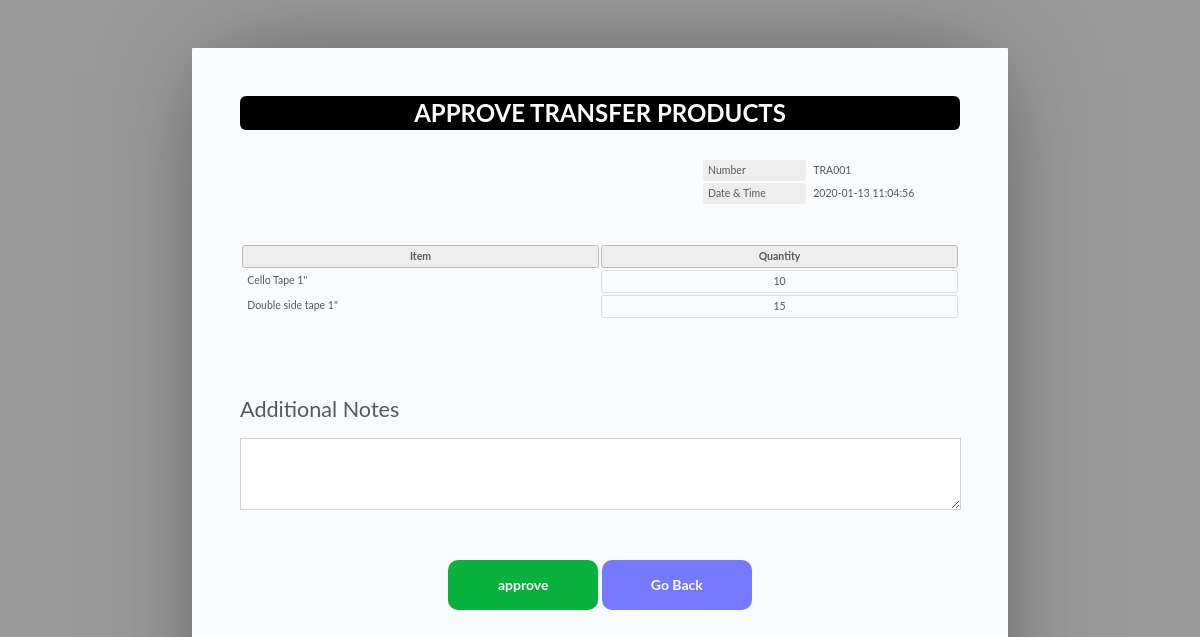
The app's page /stock-added.php?id=1 (signed in), older data.
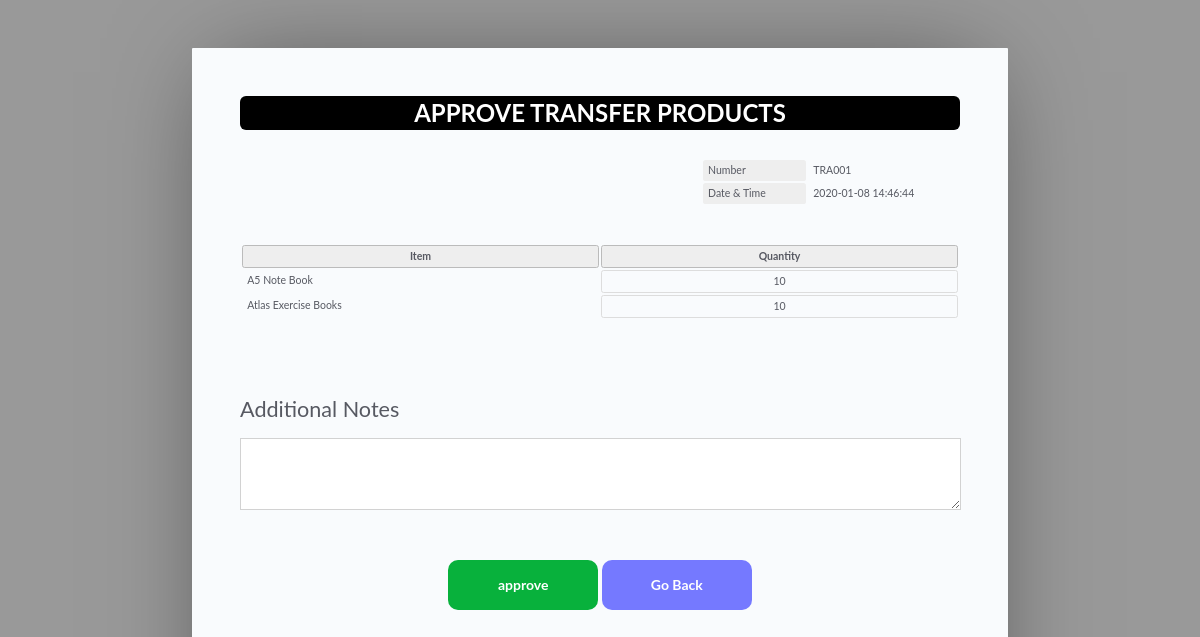
The same page, newer data.
### tables this page shows
CREATE TABLE `main_transfer_tbl` (
  `main_tra_id` int(100) NOT NULL,
  `added_user` int(100) NOT NULL,
  `transfer_date` varchar(255) NOT NULL,
  `trans_loc` int(11) NOT NULL,
  `accept` int(100) NOT NULL,
  `special_note` text NOT NULL
);

CREATE TABLE `stock_transfer_tbl` (
  `transfer_id` int(100) NOT NULL,
  `trans_stock_id` int(100) NOT NULL,
  `transfer_qty` double NOT NULL,
  `main_trans_id` int(100) NOT NULL
);

CREATE TABLE `products_tbl` (
  `pro_id` int(25) NOT NULL,
  `pro_name` varchar(100) NOT NULL,
  `pro_code` varchar(100) NOT NULL,
  `cat_id` int(25) NOT NULL,
  `subcat_id` int(25) NOT NULL,
  `brand_id` int(25) NOT NULL,
  `pro_desc` varchar(100) NOT NULL,
  `pro_cost` double NOT NULL,
  `pro_price` double NOT NULL,
  `pro_all_qty` double NOT NULL,
  `pro_img` varchar(100) NOT NULL,
  `supplier_id` int(100) NOT NULL,
  `added_date` varchar(100) NOT NULL,
  `added_user` int(50) NOT NULL
);

### stock-added.php (the view, shortened to what this page needs)
<?php include 'db/dbConnection.php'; ?>
<?php
$id = $_GET['id'];
$sql = mysqli_query($connection, "SELECT * FROM main_transfer_tbl WHERE main_tra_id = '$id'");
$res = mysqli_fetch_array($sql);
$date = $res['transfer_date'];
$tra_id = $res['main_tra_id'];
?>
<!DOCTYPE html>
<html lang="en">
<html>
<head>
    <link rel="stylesheet" href="style.css">
    <link rel="stylesheet" href="assets/css/atlantis.min.css">
</head>
<body>
    <header style="margin: 0px 0 2em !important;">
        <h1 style="letter-spacing: 0em !important; padding: 0em 0 !important; font-size: 1.5rem !important; margin:0;">APPROVE TRANSFER PRODUCTS</h1>
    </header>
    <article>
        <table class="meta">
            <tr>
                <th style="border-style: none;">Number</th>
                <td style="border-style: none;">TRA00<?php echo $tra_id ?></td>
            </tr>
            <tr>
                <th style="border-style: none;">Date & Time</th>
                <td style="border-style: none;"><?php echo $date ?></td>
            </tr>
        </table>
        <table class="inventory">
            <thead>
                <tr>
                    <th>Item</th>
                    <th>Quantity</th>
                </tr>
            </thead>
            <tbody>
                <?php
                $sql = "SELECT * FROM stock_transfer_tbl,stock_tbl,products_tbl,batch_tbl WHERE stock_transfer_tbl.main_trans_id = '$id' AND stock_tbl.stock_id = stock_transfer_tbl.trans_stock_id AND products_tbl.pro_id = stock_tbl.pro_id AND batch_tbl.batch_id = stock_tbl.batch_id";
                $result = mysqli_query($connection,$sql);
                while($dataRow=mysqli_fetch_assoc($result)){ ?>
                    <tr>
                        <td style="border-style: none;"><?php echo $dataRow['pro_name'] ?></td>
                        <td style="text-align:center;"><span contenteditable id="span<?php echo $dataRow['transfer_id'] ?>"><?php echo $dataRow['transfer_qty'] ?></span></td>
                    </tr>
                <?php
                }
                ?>
            </tbody>
        </table>
    </article>
    <aside>
        <h2>Additional Notes</h2>
        <br>
        <div>
            <textarea id="note1" rows="5" cols="88" style="border: 1px solid !important; border-color:#d2d2d2 !important;"></textarea>
        </div>
        <div style="margin-top:50px;" align="center">
            <button type="button"
                style="cursor:pointer; border-radius:10px; background-color:#08b13c; width:150px; height:50px; color:white; font-weight:bold;" onclick="addStock(<?php echo $id?>)">approve</button>
            <a href='add-stock.php'>
                <button type="button" style="cursor:pointer; border-radius:10px; background-color:#7579ff; width:150px; height:50px; color:white; font-weight:bold;">Go Back</button>
            </a>
        </div>
    </aside>
</body>
</html>

### style.css (style rules this page uses)
* { border: 0; box-sizing: content-box; color: inherit; font-family: inherit; font-size: inherit; font-style: inherit; font-weight: inherit; line-height: inherit; list-style: none; margin: 0; padding: 0; text-decoration: none; vertical-align: top; }
*[contenteditable] { border-radius: 0.25em; min-width: 1em; outline: 0; }
*[contenteditable] { cursor: pointer; }
span[contenteditable] { display: inline-block; }
h1 { font: bold 100% sans-serif; letter-spacing: 0.5em; text-align: center; text-transform: uppercase; }
table { font-size: 75%; table-layout: fixed; width: 100%; }
table { border-collapse: separate; border-spacing: 2px; }
th, td { border-width: 1px; padding: 0.5em; position: relative; text-align: left; }
th, td { border-radius: 0.25em; border-style: solid; }
th { background: #EEE; border-color: #BBB; }
td { border-color: #DDD; }
html { font: 16px/1 'Open Sans', sans-serif; overflow: auto; padding: 0.5in; }
html { background: #999; cursor: default; }
body { box-sizing: border-box; height: 11in; margin: 0 auto; overflow: hidden; padding: 0.5in; width: 8.5in; }
body { background: #FFF; border-radius: 1px; box-shadow: 0 0 1in -0.25in rgba(0, 0, 0, 0.5); }
header { margin: 0 0 3em; }
header:after { clear: both; content: ""; display: table; }
header h1 { background: #000; border-radius: 0.25em; color: #FFF; margin: 0 0 1em; padding: 0.5em 0; }
article, article address, table.meta, table.inventory { margin: 0 0 3em; }
article:after { clear: both; content: ""; display: table; }
table.meta, table.balance { float: right; width: 36%; }
table.meta:after, table.balance:after { clear: both; content: ""; display: table; }
table.meta th { width: 40%; }
table.meta td { width: 60%; }
table.inventory { clear: both; width: 100%; }
table.inventory th { font-weight: bold; text-align: center; }
table.inventory td:nth-child(1) { width: 26%; }
table.inventory td:nth-child(2) { width: 38%; }

Row changes from the older to the newer data that the page shows:
changed main_transfer_tbl id 1: transfer_date "2020-01-13 11:04:56" → "2020-01-08 14:46:44"
computed for stock_transfer_tbl: products_tbl.pro_name "Cello Tape 1\"" → "A5 Note Book"
changed stock_transfer_tbl: products_tbl.pro_name "Double side tape 1\"" → "Atlas Exercise Books"; transfer_qty "15" → "10"
